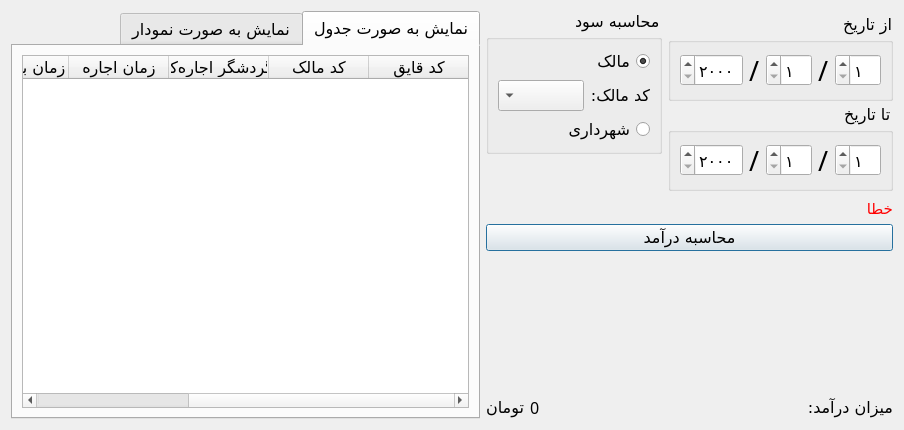
<?xml version="1.0" encoding="UTF-8"?>
<ui version="4.0">
 <class>StatDialog</class>
 <widget class="QDialog" name="StatDialog">
  <property name="geometry">
   <rect>
    <x>0</x>
    <y>0</y>
    <width>904</width>
    <height>430</height>
   </rect>
  </property>
  <property name="font">
   <font>
    <family>B Nazanin</family>
    <pointsize>12</pointsize>
   </font>
  </property>
  <property name="windowTitle">
   <string>آمار درآمد مالکان و شهرداری</string>
  </property>
  <property name="layoutDirection">
   <enum>Qt::RightToLeft</enum>
  </property>
  <property name="locale">
   <locale language="Persian" country="Iran"/>
  </property>
  <layout class="QHBoxLayout" name="horizontalLayout_5" stretch="1,6">
   <item>
    <layout class="QVBoxLayout" name="verticalLayout_2">
     <property name="sizeConstraint">
      <enum>QLayout::SetFixedSize</enum>
     </property>
     <item>
      <layout class="QHBoxLayout" name="horizontalLayout_7">
       <item>
        <layout class="QVBoxLayout" name="verticalLayout_3">
         <property name="spacing">
          <number>0</number>
         </property>
         <property name="sizeConstraint">
          <enum>QLayout::SetFixedSize</enum>
         </property>
         <item>
          <widget class="QGroupBox" name="grp_date_from">
           <property name="title">
            <string>از تاریخ</string>
           </property>
           <layout class="QHBoxLayout" name="horizontalLayout">
            <property name="sizeConstraint">
             <enum>QLayout::SetFixedSize</enum>
            </property>
            <item>
             <widget class="QSpinBox" name="spn_day_from">
              <property name="minimum">
               <number>1</number>
              </property>
              <property name="maximum">
               <number>31</number>
              </property>
             </widget>
            </item>
            <item>
             <widget class="QLabel" name="label_2">
              <property name="font">
               <font>
                <pointsize>20</pointsize>
               </font>
              </property>
              <property name="text">
               <string>/</string>
              </property>
             </widget>
            </item>
            <item>
             <widget class="QSpinBox" name="spn_month_from">
              <property name="minimum">
               <number>1</number>
              </property>
              <property name="maximum">
               <number>12</number>
              </property>
             </widget>
            </item>
            <item>
             <widget class="QLabel" name="label">
              <property name="font">
               <font>
                <pointsize>20</pointsize>
               </font>
              </property>
              <property name="text">
               <string>/</string>
              </property>
             </widget>
            </item>
            <item>
             <widget class="QSpinBox" name="spn_year_from">
              <property name="minimum">
               <number>2000</number>
              </property>
              <property name="maximum">
               <number>2050</number>
              </property>
             </widget>
            </item>
           </layout>
          </widget>
         </item>
         <item>
          <widget class="QGroupBox" name="grp_date_to">
           <property name="title">
            <string>تا تاریخ</string>
           </property>
           <layout class="QHBoxLayout" name="horizontalLayout_2">
            <property name="sizeConstraint">
             <enum>QLayout::SetFixedSize</enum>
            </property>
            <item>
             <widget class="QSpinBox" name="spn_day_to">
              <property name="minimum">
               <number>1</number>
              </property>
              <property name="maximum">
               <number>31</number>
              </property>
             </widget>
            </item>
            <item>
             <widget class="QLabel" name="label_3">
              <property name="font">
               <font>
                <pointsize>20</pointsize>
               </font>
              </property>
              <property name="text">
               <string>/</string>
              </property>
             </widget>
            </item>
            <item>
             <widget class="QSpinBox" name="spn_month_to">
              <property name="minimum">
               <number>1</number>
              </property>
              <property name="maximum">
               <number>12</number>
              </property>
             </widget>
            </item>
            <item>
             <widget class="QLabel" name="label_4">
              <property name="font">
               <font>
                <pointsize>20</pointsize>
               </font>
              </property>
              <property name="text">
               <string>/</string>
              </property>
             </widget>
            </item>
            <item>
             <widget class="QSpinBox" name="spn_year_to">
              <property name="minimum">
               <number>2000</number>
              </property>
              <property name="maximum">
               <number>2050</number>
              </property>
             </widget>
            </item>
           </layout>
          </widget>
         </item>
        </layout>
       </item>
       <item>
        <layout class="QVBoxLayout" name="verticalLayout_6">
         <property name="spacing">
          <number>0</number>
         </property>
         <item>
          <widget class="QGroupBox" name="groupBox">
           <property name="title">
            <string>محاسبه سود</string>
           </property>
           <layout class="QVBoxLayout" name="verticalLayout_4">
            <property name="sizeConstraint">
             <enum>QLayout::SetFixedSize</enum>
            </property>
            <item>
             <widget class="QRadioButton" name="rdb_tourist">
              <property name="text">
               <string>مالک</string>
              </property>
              <property name="checked">
               <bool>true</bool>
              </property>
             </widget>
            </item>
            <item>
             <widget class="QWidget" name="wgt_tourist_id" native="true">
              <layout class="QHBoxLayout" name="horizontalLayout_3">
               <property name="leftMargin">
                <number>0</number>
               </property>
               <property name="topMargin">
                <number>0</number>
               </property>
               <property name="rightMargin">
                <number>0</number>
               </property>
               <property name="bottomMargin">
                <number>0</number>
               </property>
               <item>
                <widget class="QLabel" name="label_5">
                 <property name="text">
                  <string>کد مالک:</string>
                 </property>
                </widget>
               </item>
               <item>
                <widget class="QComboBox" name="cmb_tourist_id"/>
               </item>
              </layout>
             </widget>
            </item>
            <item>
             <widget class="QRadioButton" name="rdb_lake">
              <property name="text">
               <string>شهرداری</string>
              </property>
             </widget>
            </item>
           </layout>
          </widget>
         </item>
         <item>
          <spacer name="verticalSpacer_2">
           <property name="orientation">
            <enum>Qt::Vertical</enum>
           </property>
           <property name="sizeHint" stdset="0">
            <size>
             <width>20</width>
             <height>40</height>
            </size>
           </property>
          </spacer>
         </item>
        </layout>
       </item>
      </layout>
     </item>
     <item>
      <widget class="QLabel" name="lbl_error">
       <property name="palette">
        <palette>
         <active>
          <colorrole role="WindowText">
           <brush brushstyle="SolidPattern">
            <color alpha="255">
             <red>255</red>
             <green>0</green>
             <blue>0</blue>
            </color>
           </brush>
          </colorrole>
         </active>
         <inactive>
          <colorrole role="WindowText">
           <brush brushstyle="SolidPattern">
            <color alpha="255">
             <red>255</red>
             <green>0</green>
             <blue>0</blue>
            </color>
           </brush>
          </colorrole>
         </inactive>
         <disabled>
          <colorrole role="WindowText">
           <brush brushstyle="SolidPattern">
            <color alpha="255">
             <red>120</red>
             <green>120</green>
             <blue>120</blue>
            </color>
           </brush>
          </colorrole>
         </disabled>
        </palette>
       </property>
       <property name="font">
        <font>
         <pointsize>11</pointsize>
        </font>
       </property>
       <property name="text">
        <string>خطا</string>
       </property>
      </widget>
     </item>
     <item>
      <widget class="QPushButton" name="btn_calculate">
       <property name="text">
        <string>محاسبه درآمد</string>
       </property>
      </widget>
     </item>
     <item>
      <spacer name="verticalSpacer">
       <property name="orientation">
        <enum>Qt::Vertical</enum>
       </property>
       <property name="sizeHint" stdset="0">
        <size>
         <width>20</width>
         <height>40</height>
        </size>
       </property>
      </spacer>
     </item>
     <item>
      <layout class="QHBoxLayout" name="horizontalLayout_6">
       <item>
        <widget class="QLabel" name="lbl_income_title">
         <property name="text">
          <string>میزان درآمد:</string>
         </property>
        </widget>
       </item>
       <item>
        <spacer name="horizontalSpacer">
         <property name="orientation">
          <enum>Qt::Horizontal</enum>
         </property>
         <property name="sizeHint" stdset="0">
          <size>
           <width>40</width>
           <height>20</height>
          </size>
         </property>
        </spacer>
       </item>
       <item>
        <widget class="QLabel" name="lbl_total_income">
         <property name="text">
          <string>0</string>
         </property>
        </widget>
       </item>
       <item>
        <widget class="QLabel" name="lbl_toman">
         <property name="text">
          <string>تومان</string>
         </property>
        </widget>
       </item>
      </layout>
     </item>
    </layout>
   </item>
   <item>
    <widget class="QTabWidget" name="tabwgt_stat">
     <property name="currentIndex">
      <number>0</number>
     </property>
     <widget class="QWidget" name="tab_table">
      <attribute name="title">
       <string>نمایش به صورت جدول</string>
      </attribute>
      <layout class="QVBoxLayout" name="verticalLayout">
       <item>
        <widget class="QTableWidget" name="tbl_income">
         <property name="font">
          <font>
           <family>B Nazanin</family>
           <pointsize>12</pointsize>
          </font>
         </property>
         <property name="sizeAdjustPolicy">
          <enum>QAbstractScrollArea::AdjustToContents</enum>
         </property>
         <property name="selectionMode">
          <enum>QAbstractItemView::SingleSelection</enum>
         </property>
         <property name="selectionBehavior">
          <enum>QAbstractItemView::SelectRows</enum>
         </property>
         <property name="verticalScrollMode">
          <enum>QAbstractItemView::ScrollPerPixel</enum>
         </property>
         <property name="horizontalScrollMode">
          <enum>QAbstractItemView::ScrollPerPixel</enum>
         </property>
         <attribute name="verticalHeaderVisible">
          <bool>false</bool>
         </attribute>
         <column>
          <property name="text">
           <string>کد قایق</string>
          </property>
         </column>
         <column>
          <property name="text">
           <string>کد مالک</string>
          </property>
         </column>
         <column>
          <property name="text">
           <string>کد گردشگر اجاره‌کننده</string>
          </property>
         </column>
         <column>
          <property name="text">
           <string>زمان اجاره</string>
          </property>
         </column>
         <column>
          <property name="text">
           <string>زمان بازگشت</string>
          </property>
         </column>
         <column>
          <property name="text">
           <string>سهم مالک</string>
          </property>
         </column>
         <column>
          <property name="text">
           <string>سهم شهرداری</string>
          </property>
         </column>
        </widget>
       </item>
      </layout>
     </widget>
     <widget class="QWidget" name="tab_plot">
      <attribute name="title">
       <string>نمایش به صورت نمودار</string>
      </attribute>
      <layout class="QVBoxLayout" name="verticalLayout_7">
       <item>
        <layout class="QHBoxLayout" name="hlay_plot_options">
         <item>
          <widget class="QRadioButton" name="rdb_line_plot">
           <property name="text">
            <string>نمودار خطی</string>
           </property>
           <property name="checked">
            <bool>true</bool>
           </property>
          </widget>
         </item>
         <item>
          <widget class="QRadioButton" name="rdb_bar_plot">
           <property name="text">
            <string>نمودار میله‌ای</string>
           </property>
          </widget>
         </item>
         <item>
          <spacer name="horizontalSpacer_2">
           <property name="orientation">
            <enum>Qt::Horizontal</enum>
           </property>
           <property name="sizeHint" stdset="0">
            <size>
             <width>40</width>
             <height>20</height>
            </size>
           </property>
          </spacer>
         </item>
        </layout>
       </item>
       <item>
        <widget class="QWidget" name="wgt_plot" native="true">
         <layout class="QVBoxLayout" name="vlay_plot"/>
        </widget>
       </item>
      </layout>
     </widget>
    </widget>
   </item>
  </layout>
 </widget>
 <resources/>
 <connections/>
</ui>
